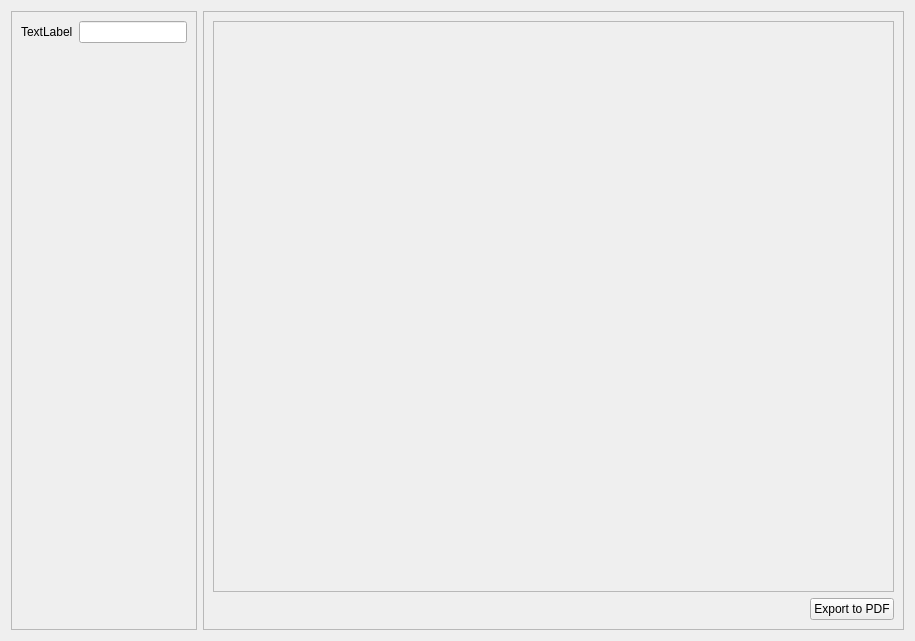
<?xml version="1.0" encoding="UTF-8"?>
<ui version="4.0">
 <class>Form</class>
 <widget class="QWidget" name="Form">
  <property name="geometry">
   <rect>
    <x>0</x>
    <y>0</y>
    <width>915</width>
    <height>641</height>
   </rect>
  </property>
  <property name="windowTitle">
   <string>Form</string>
  </property>
  <layout class="QHBoxLayout" name="horizontalLayout">
   <item>
    <widget class="QScrollArea" name="optionsScrollArea">
     <property name="sizePolicy">
      <sizepolicy hsizetype="Minimum" vsizetype="Expanding">
       <horstretch>0</horstretch>
       <verstretch>0</verstretch>
      </sizepolicy>
     </property>
     <property name="widgetResizable">
      <bool>true</bool>
     </property>
     <widget class="QWidget" name="scrollAreaWidgetContents">
      <property name="geometry">
       <rect>
        <x>0</x>
        <y>0</y>
        <width>180</width>
        <height>619</height>
       </rect>
      </property>
      <layout class="QFormLayout" name="formLayout">
       <item row="0" column="0">
        <widget class="QLabel" name="label">
         <property name="text">
          <string>TextLabel</string>
         </property>
        </widget>
       </item>
       <item row="0" column="1">
        <widget class="QLineEdit" name="lineEdit"/>
       </item>
      </layout>
     </widget>
    </widget>
   </item>
   <item>
    <widget class="QFrame" name="frame">
     <property name="frameShape">
      <enum>QFrame::StyledPanel</enum>
     </property>
     <property name="frameShadow">
      <enum>QFrame::Raised</enum>
     </property>
     <layout class="QGridLayout" name="gridLayout">
      <item row="0" column="0" colspan="2">
       <widget class="QScrollArea" name="previewScrollArea">
        <property name="widgetResizable">
         <bool>true</bool>
        </property>
        <widget class="QWidget" name="scrollAreaWidgetContents_2">
         <property name="geometry">
          <rect>
           <x>0</x>
           <y>0</y>
           <width>681</width>
           <height>568</height>
          </rect>
         </property>
        </widget>
       </widget>
      </item>
      <item row="1" column="1">
       <widget class="QPushButton" name="exportButton">
        <property name="text">
         <string>Export to PDF</string>
        </property>
       </widget>
      </item>
      <item row="1" column="0">
       <spacer name="horizontalSpacer">
        <property name="orientation">
         <enum>Qt::Horizontal</enum>
        </property>
        <property name="sizeHint" stdset="0">
         <size>
          <width>40</width>
          <height>20</height>
         </size>
        </property>
       </spacer>
      </item>
     </layout>
    </widget>
   </item>
  </layout>
 </widget>
 <resources/>
 <connections/>
</ui>
